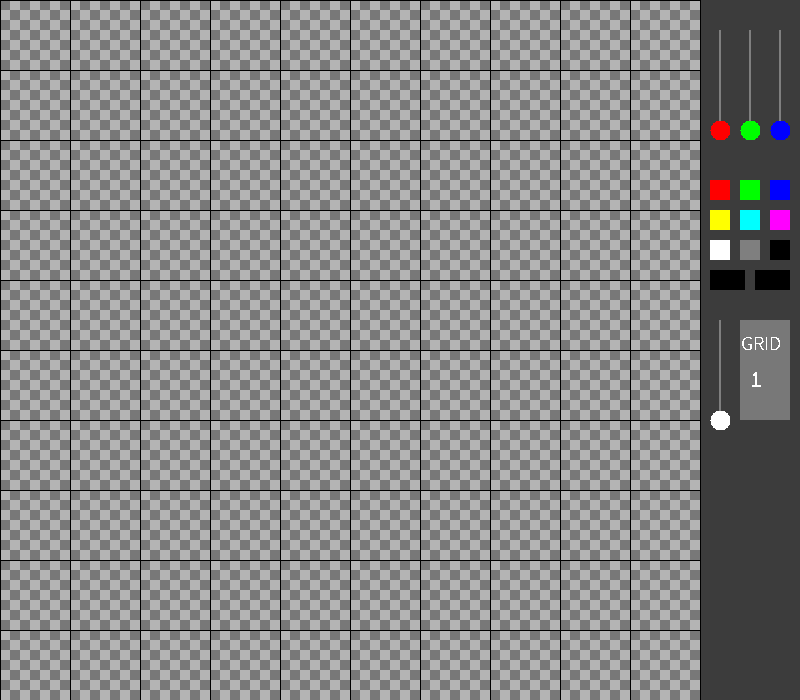
Frame 1 (no input)
Frame 60 (the mouse pressed at the canvas centre just before this capture): identical to frame 1, image omitted
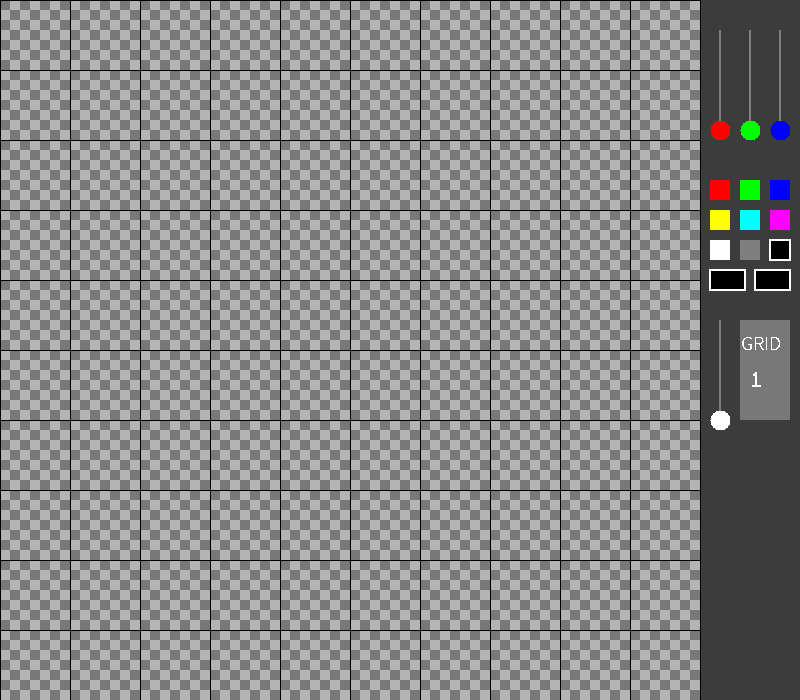
Frame 120 (the mouse held since frame 60 and released just before this capture)

The Processing sketch that drew these frames (run headless with seeded random() and noise(); from frame 60 on, the mouse is pressed at the canvas centre):

// Processing sketch: SpritePainter
// ── SpritePainter.pde
// UNDO NOT WORKING CORRECTLY


final int DEFAULT_SIZE = 10;

float RED = 0;
float GREEN = 0;
float BLUE = 0;

boolean clk = true;
boolean active = false;
boolean showpanel = false;
boolean clear = false;
boolean undoState = false;

color baseColor;
PImage checkboard;

int gridSize = DEFAULT_SIZE;

color[][] imgUndo, imgRedo;

Panel panel;
Sprite sprite;

void setup()
{
  frameRate(1000);
  noSmooth();
  size(800,700);
  imgUndo = new color[width-PANEL][height];
  imgRedo = new color[width-PANEL][height];
  for (int i=0; i<width-PANEL; i++)
    for (int j=0; j<height; j++)
      imgRedo[i][j] = imgUndo[i][j] = color(255,255,255);
  panel = new Panel();
  sprite = new Sprite(gridSize);
  generateBackground();
}

void draw()
{
  if (clk)
  {
    if (mouseX > 0 && mouseX < width-panel.size && mouseY > 0 && mouseY < height)
      if (mouseButton == LEFT) sprite.setBlockColor(mouseX,mouseY,color(RED,GREEN,BLUE));
      else if (mouseButton == RIGHT) sprite.setBlockColor(mouseX,mouseY,color(255,0));
    clear();
    image(checkboard,0,0);
    sprite.show();
    panel.show();  
  }
}

void mousePressed()
{
  if (mouseX < width-panel.size) newUndo();
  if (panel.gridButton.mouseOver())
  {
    newUndo();
    sprite.setGrid(ceil(panel.grids.getValue()*127)+1);
  }
  clk = true;
  int k = 0;
  while(k++ < 3) panel.checkStart();
}

void mouseReleased()
{
  clk = false;
  panel.checkStop();
}

void keyPressed()
{
  if (key == 'g') sprite.showGrid = !sprite.showGrid;
  if (key == 'c') sprite.clear();
  if (key == 'p')
    if (mouseX > 0 && mouseX < width-panel.size && mouseY > 0 && mouseY < height)
      panel.pickedButton.setColor(sprite.getBlockColor(mouseX,mouseY));
  if (key == 'z') undo();
  if (key == 's') saveSprite(); 
  clk = true;
}

void keyReleased()
{
  clk = false;
}
// ── Functions.pde
void newUndo()
{
  undoState = false;
  sprite.newUndo();
}
void undo()
{
  if (undoState) return;
  undoState = true;
  println("undoing");
  sprite.undo();
}

void saveSprite()
{
  PGraphics img = createGraphics(height,height,JAVA2D);
  
  sprite.save(img);
  
  String day = "";
  String time = "";
  day += (year()-2000);
  if (month() < 10) day += "0"+month();
  else day += month();
  if (day() < 10) day += "0"+day();
  else day += day();
  if (hour() < 10) time += "0"+hour();
  else time += hour();
  if (minute() < 10) time += "0"+minute();
  else time += minute();
  if (second() < 10) time += "0"+second();
  else time += second();
  
  String saveName = "Sprite"+day+time+".png";
  
  img.save(saveName);
}

void generateBackground()
{
  checkboard = createImage(height,height,RGB);
  
  boolean iT = false;
  boolean jT = false;
  
  for (int i=0; i<checkboard.width; ++i)
  {
    if (i % 10 == 0) iT = !iT;
    jT = false;
    for (int j=0; j<checkboard.height; ++j)
    {
      if (j % 10 == 0) jT = !jT;
      
      if (jT != iT) checkboard.set(i,j,color(180));
      else checkboard.set(i,j,color(120));
    }
  }
}
// ── PButton.pde
class PButton
{
  String name;
  float x;
  float y;
  float w;
  float h;
  color col;
  boolean isOn = false;
  
  PButton(String _name, float _x, float _y, float _w, float _h, color _col)
  {
    name = _name;
    x = _x;
    y = _y;
    w = _w;
    h = _h;
    col = _col;
  }
  
  void setText(String text)
  {
    name = text;
  }
  
  void show()
  {
    noStroke();
    fill(col);
    rect(x,y,w,h);
    fill(255);
    textSize(24);
    text(name, x+w/5, y+2*h/3);
    textSize(20);
    text("GRID", x+1, y+30);
 
  }
  
  boolean mouseOver()
  {
    if (mouseX > x && mouseX < x+w && mouseY > y && mouseY < y+h) return true;
    return false;
  }
  
  void setColor(color newColor)
  {
    col = newColor;
  }
}
// ── Panel.pde
final int PANEL = 100;

class Panel
{
    int size;

    VSlider reds, greens, blues, grids;
    SButton redButton, greenButton, blueButton,
            yellowButton, cyanButton, magentaButton,
            whiteButton, greyButton, blackButton,
            customButton, pickedButton;
    PButton gridButton;

    Panel ()
    {
        size = PANEL;
        reds = new VSlider( "R", width-PANEL+20, 30, 100, 10, color(255,0,0) );
        greens = new VSlider( "G", width-PANEL+50, 30, 100, 10, color(0,255,0) );
        blues = new VSlider( "B", width-PANEL+80, 30, 100, 10, color(0,0,255) ); 
        grids = new VSlider( "Grid", width-PANEL+20, 320, 100, 10, color(255,255,255) );
    
        gridButton = new PButton( "Grid", width-PANEL+40, 320, 50, 100, color(120,120,120) );
        redButton = new SButton( width-PANEL+10, 180, 20, 20, color(255,0,0) );
        greenButton = new SButton( width-PANEL+40, 180, 20, 20, color(0,255,0) );
        blueButton = new SButton( width-PANEL+70, 180, 20, 20, color(0,0,255) );
        yellowButton = new SButton( width-PANEL+10, 210, 20, 20, color(255,255,0) );
        cyanButton = new SButton( width-PANEL+40, 210, 20, 20, color(0,255,255) );
        magentaButton = new SButton( width-PANEL+70, 210, 20, 20, color(255,0,255) );
        whiteButton = new SButton( width-PANEL+10, 240, 20, 20, color(255,255,255) );
        greyButton = new SButton( width-PANEL+40, 240, 20, 20, color(127,127,127) );
        blackButton = new SButton( width-PANEL+70, 240, 20, 20, color(0,0,0) );
        customButton = new SButton( width-PANEL+10, 270, 35, 20, color(0,0,0) );
        pickedButton = new SButton( width-PANEL+55, 270, 35, 20, color(0,0,0) );
    }

    void show()
    {
        noStroke();
        fill(color(60,60,60));
        rect(width-PANEL+1,0,PANEL-1, height);

        reds.show();
        greens.show();
        blues.show();  
        grids.show();
        
        gridButton.setText(str(1+ceil(127*grids.getValue())));
        gridButton.show();
    
        redButton.show();
        greenButton.show();
        blueButton.show();
        yellowButton.show();
        cyanButton.show();
        magentaButton.show();
        whiteButton.show();
        blackButton.show();
        greyButton.show();

        customButton.setColor(color(255*reds.getValue(),255*greens.getValue(),255*blues.getValue()));
        customButton.show();
        pickedButton.show();
    }

    void checkStart()
    {
        reds.mouseOver(true);
        greens.mouseOver(true);
        blues.mouseOver(true);
        grids.mouseOver(true);
        
        gridButton.mouseOver();
        redButton.mouseOver();
        greenButton.mouseOver();
        blueButton.mouseOver();
        yellowButton.mouseOver();
        cyanButton.mouseOver();
        magentaButton.mouseOver();
        whiteButton.mouseOver();
        greyButton.mouseOver();
        blackButton.mouseOver();
        customButton.mouseOver();
        pickedButton.mouseOver();
    }

    void checkStop()
    {
        reds.mouseOver(false);
        greens.mouseOver(false);
        blues.mouseOver(false);
        grids.mouseOver(false);
    }
}
// ── SButton.pde
class SButton
{
  float x;
  float y;
  float w;
  float h;
  color col;
  boolean isOn = false;
  
  SButton(float _x, float _y, float _w, float _h, color _col)
  {
    x = _x;
    y = _y;
    w = _w;
    h = _h;
    col = _col;
  }
  
  void show()
  {
    
    if (isOn) 
      if (col == color(255,255,255)) stroke(color(200,200,200));
      else stroke(color(255,255,255));
    else noStroke();
    strokeWeight(2);
    fill(col);
    rect(x,y,w,h);
 
  }
  
  void mouseOver()
  {
    if (mouseX > x && mouseX < x+w && mouseY > y && mouseY < y+h)
    {
      RED = red(col);
      GREEN = green(col);
      BLUE = blue(col);
    }
    if (color(RED,GREEN,BLUE) == col) isOn = true;
    else isOn = false;    
  }
  
  void setColor(color newColor)
  {
    col = newColor;
  }
}
// ── Sprite.pde
class Sprite
{
	int size;
  int sizeBackup;
	float blockSize;
	boolean showGrid;
	ArrayList<Block> block;
  ArrayList<Block> backup;

	Sprite(int s)
	{
		showGrid = true;
    size = s;
    sizeBackup = size;
    blockSize = height/float(size);
    backup = new ArrayList<Block>();
    block = new ArrayList<Block>();
    for (int x=0; x<size; ++x)
      for (int y=0; y<size; ++y)
        block.add(new Block(x,y,blockSize));
	}

  void setGrid(int s)
  {
    sizeBackup = size;
    size = s;
    blockSize = height/float(size);
    block.clear();
    block = new ArrayList<Block>();
    for (int x=0; x<size; ++x)
      for (int y=0; y<size; ++y)
        block.add(new Block(x,y,blockSize));
  }

	void show()
	{
		if (showGrid)
		{
			stroke(0);
			strokeWeight(1);
		}
		else noStroke();

		for (Block B : block)
			B.show();
	}

  void save(PGraphics img)
  {
    img.beginDraw();
    img.noStroke();
      for (Block B : block)
        B.store(img);
    img.endDraw();
  }

	color getBlockColor(float x, float y)
	{
		int i = floor(x/blockSize);
		int j = floor(y/blockSize);
		return block.get(i*size+j).getColor();
	}

	void setBlockColor(float x, float y, color col)
	{
		int i = floor(x/blockSize);
		int j = floor(y/blockSize);
		block.get(i*size+j).setColor(col);
	}

  void clear()
  {
    for (int x=0; x<size; ++x)
      for (int y=0; y<size; ++y)
        block.get(x*size+y).setColor(color(255,0)); 
  }
  
  void newUndo()
  {
    backup.clear();
    for (Block B : block)
      backup.add(B);
  }
  
  void undo()
  {
    size = sizeBackup;
    blockSize = height/float(size);
    block.clear();
    for (Block B : backup)
      block.add(B);
  }
}

class Block
{
	float x;
	float y;
	float size;
	color col;

	Block(int xIndex, int yIndex, float dim)
	{
		size = dim;
		x = xIndex * size;
		y = yIndex * size;
		col = color(255,0);
	}

	void show()
	{
		fill(col);
		rect(x,y,size,size);
	}

	void setColor(color c)
	{
		col = c;
	}

	color getColor()
	{
		return col;
	}

  void store(PGraphics img)
  {
    img.fill(col);
    img.rect(x,y,size,size);
  }
}
// ── VSlider.pde
class VSlider
{
  float x, y;
  float h;
  float dim;
  float value;
  float position;
  color shade;
  String name;
  boolean active;
  
  VSlider(String _name, float _x, float _y, float _h, float _dim, color _shade) 
  {
    x = _x;
    y = _y;
    h = _h;
    dim = _dim;
    shade = _shade;
    name = _name;
    position = y + h;
    value = 0;
  }
  
  void show()
  {
    move();
    fill(127);
    noStroke();
    rect(x-dim/10,y,dim/5,h);
    fill(shade);
    ellipse(x, position, dim*2, dim*2);
  }
  
  float getValue()
  {
    return value;
  }
  
  void move()
  {
    if (active)
    {
      position = mouseY;
      if (position > y+h) position = y+h;
      if (position < y) position = y;
      value = 1 - ((position-y)/h);
    }
  }
  
  void mouseOver(boolean stat)
  {
    if (stat)
    {
      float d = sqrt((x-mouseX)*(x-mouseX)+(position-mouseY)*(position-mouseY));
      if( d < dim ) active = true;
      else active = false;
    }
    else active = false;
  }
  
}
